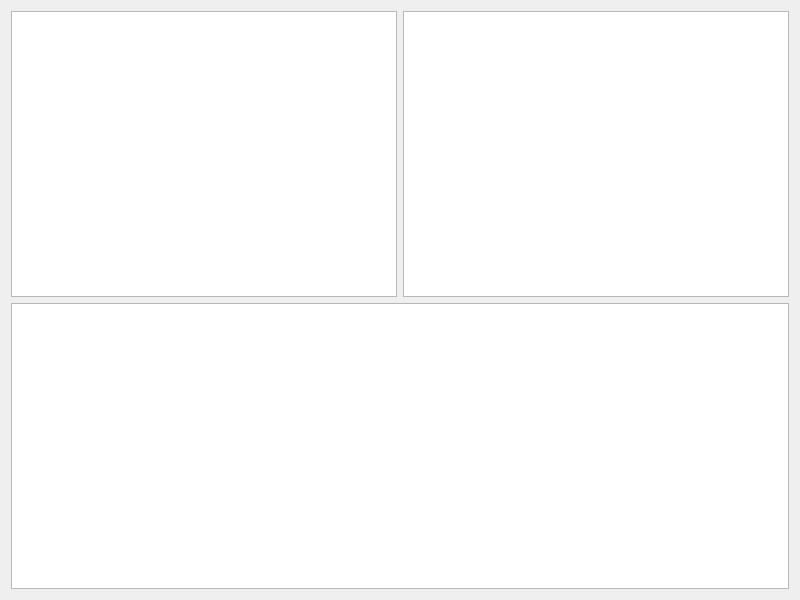
<?xml version="1.0" encoding="UTF-8"?>
<ui version="4.0">
 <class>Widget</class>
 <widget class="QWidget" name="Widget">
  <property name="geometry">
   <rect>
    <x>0</x>
    <y>0</y>
    <width>800</width>
    <height>600</height>
   </rect>
  </property>
  <property name="windowTitle">
   <string>Widget</string>
  </property>
  <layout class="QGridLayout" name="gridLayout">
   <item row="0" column="0">
    <widget class="QListView" name="listView"/>
   </item>
   <item row="0" column="1">
    <widget class="QTreeView" name="treeView"/>
   </item>
   <item row="1" column="0" colspan="2">
    <widget class="QTableView" name="tableView"/>
   </item>
  </layout>
 </widget>
 <resources/>
 <connections/>
</ui>
